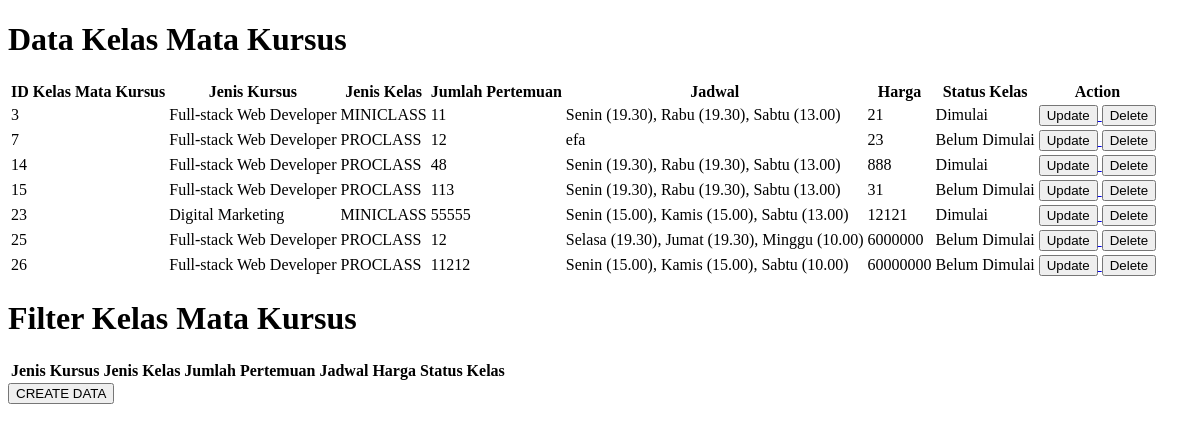
Page /kelasmatakursus on the earlier database version.
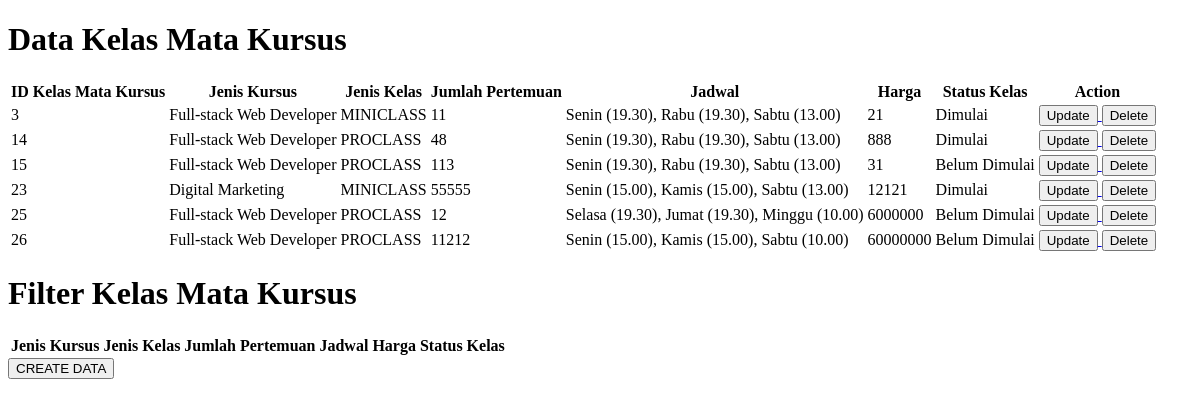
Same page on the later database version.
### app/models.py (models this page shows, shortened)
class Kelas_Mata_Kursus(models.Model):
    Id_Kelas_Mata_Kursus = models.AutoField(primary_key=True)
    Jenis_Kursus = models.CharField(max_length=70)
    Jenis_Kelas = models.CharField(max_length=50)
    Jumlah_Pertemuan = models.PositiveIntegerField()
    Jadwal = models.CharField(max_length=100)
    Harga = models.PositiveIntegerField()
    Status_Kelas = models.CharField(max_length=30)

### app/views.py (the view)
# urls.py: path('kelasmatakursus', views.kelasmatakursus,name='kelasmatakursus'),
def kelasmatakursus(request):
    allkelasmatakursusobj = models.Kelas_Mata_Kursus.objects.all()
    return render(request, 'kelasmatakursus.html', {
        "allkelasmatakursus" : allkelasmatakursusobj,
    })

### app/templates/kelasmatakursus.html (shortened to what this page needs)
<!DOCTYPE html>
<html lang="en">
<head>
</head>
<body>
    <h1>Data Kelas Mata Kursus</h1>
    <table>
        <tr>
            <th>ID Kelas Mata Kursus </th>
            <th>Jenis Kursus</th>
            <th>Jenis Kelas</th>
            <th>Jumlah Pertemuan</th>
            <th>Jadwal</th>
            <th>Harga</th>
            <th>Status Kelas</th>
            <th>Action</th>
        </tr>
        {% for item in allkelasmatakursus %}
        <tr>
            <td>{{ item.Id_Kelas_Mata_Kursus}}</td>
            <td>{{ item.Jenis_Kursus}}</td>
            <td>{{ item.Jenis_Kelas }}</td>
            <td>{{ item.Jumlah_Pertemuan }}</td>
            <td>{{ item.Jadwal }}</td>
            <td>{{ item.Harga }}</td>
            <td>{{ item.Status_Kelas }}</td>
            <td>
                <a href="{%url 'updatekelasmatakursus' item.Id_Kelas_Mata_Kursus %}">
                    <button>Update</button>
                </a>
                <a href="{%url 'deletekelasmatakursus' item.Id_Kelas_Mata_Kursus %}">
                    <button>Delete</button>
                </a>
            </td>
        </tr>
        {% endfor %}
    </table>
    <h1>Filter Kelas Mata Kursus</h1>
    <table>
        <tr>
            <th>Jenis Kursus</th>
            <th>Jenis Kelas</th>
            <th>Jumlah Pertemuan</th>
            <th>Jadwal</th>
            <th>Harga</th>
            <th>Status Kelas</th>
        </tr>
    </table>
    <a href="{% url 'createkelasmatakursus' %}">
        <button>
            CREATE DATA
        </button>
    </a>
</body>
</html>

Differences in the rows shown:
removed Kelas_Mata_Kursus: Id_Kelas_Mata_Kursus "7", Jenis_Kursus "Full-stack Web Developer", Jenis_Kelas "PROCLASS", Jumlah_Pertemuan "12", Jadwal "efa", Harga "23", Status_Kelas "Belum Dimulai"
